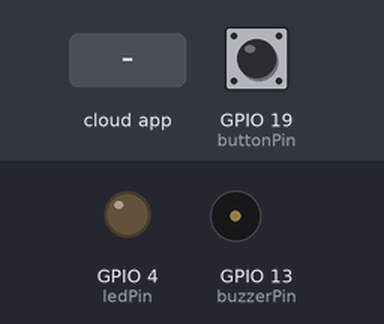
The sketch below on a simulated ESP32. Parts: output pins drawn as LEDs (lit = HIGH), buzzer (waves = sounding). The inputs (shaded band) are chosen by the test bench; at power-on: GPIO 19 (buttonPin) HIGH. WiFi joins after 1.5 s; servers stay silent unless stated; no MQTT or app messages arrive unless stated; what the sketch prints to the serial monitor is not drawn.

Above: at 2.7 s.
2.8 s: GPIO 19 (buttonPin) pulled LOW for 0.15 s
5.9 s: the phone or cloud app sets fire-detected to 0
At 6.7 s:
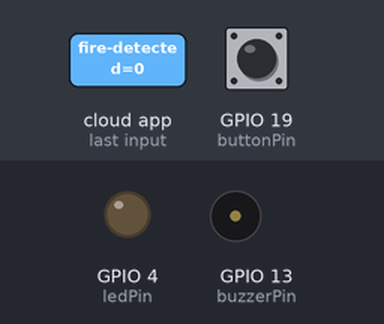
8.9 s: the phone or cloud app sets fire-detected to 1
At 14.6 s:
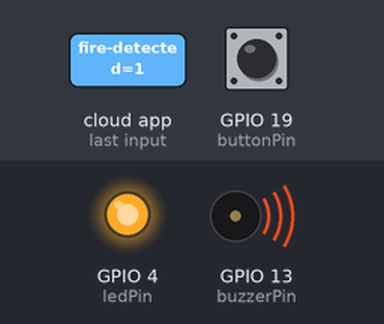
14.9 s: the phone or cloud app sets alarm-state to 0
Timing chart, 0 to 17.4 s (numbered marks = the images above; inputs shaded):
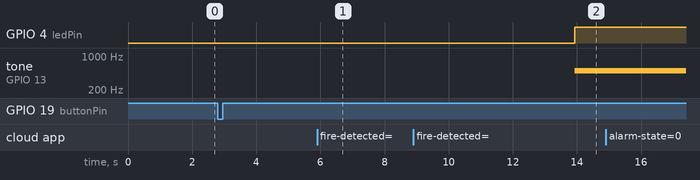

Measured:
- after the input at 2.8 s, every drawn part: stays the same
- after the input at 5.9 s, GPIO 4 (ledPin): stays LOW (without the input it goes to HIGH after 0.68 s); tone on GPIO 13 (buzzerPin): stays silent (without the input it goes to 500 Hz after 0.68 s)
- after the input at 8.9 s, GPIO 4 (ledPin): LOW → HIGH after 5.0 s instead of 2.0 s; tone on GPIO 13 (buzzerPin): silent → 500 Hz after 5.0 s instead of 2.0 s

The sketch:

AlarmCard.ino
```cpp
#include <Wire.h>
#include <Adafruit_Sensor.h>
#include <WiFi.h>
#include "Adafruit_MQTT.h"
#include "Adafruit_MQTT_Client.h"
#include <driver/adc.h>

// Configuration Wi-Fi et MQTT
#define WLAN_SSID "PIXEL_A6"
#define WLAN_PASS "azerty00"
#define AIO_SERVER "io.adafruit.com"
#define AIO_SERVERPORT 1883 // Utiliser 8883 pour SSL
#define AIO_USERNAME "tonybeatini"
#define AIO_KEY "aio_bshO003qUX7C4Qkki4wguNQWpVU6"

// Client Wi-Fi et objets MQTT
WiFiClient client;
Adafruit_MQTT_Client mqtt(&client, AIO_SERVER, AIO_SERVERPORT, AIO_USERNAME, AIO_KEY);
Adafruit_MQTT_Subscribe fire_detected = Adafruit_MQTT_Subscribe(&mqtt, AIO_USERNAME "/feeds/fire-detected");
Adafruit_MQTT_Publish alarm_p = Adafruit_MQTT_Publish(&mqtt, AIO_USERNAME "/feeds/alarm-state");
Adafruit_MQTT_Subscribe alarm_r = Adafruit_MQTT_Subscribe(&mqtt, AIO_USERNAME "/feeds/alarm-state");

void MQTT_connect();

// Broches matérielles
const int buttonPin = 19;
const int ledPin = 4;
const int buzzerPin = 13;

// Variables d'état
bool press = false;
bool alert = false;

void setup() {
  Serial.begin(9600);

  // Configuration des broches en entrée/sortie et interruption
  pinMode(buttonPin, INPUT);
  pinMode(ledPin, OUTPUT);
  pinMode(buzzerPin, OUTPUT);
  attachInterrupt(digitalPinToInterrupt(buttonPin), buttonInterrupt, FALLING);

  // Connexion Wi-Fi
  WiFi.begin(WLAN_SSID, WLAN_PASS);
  while (WiFi.status() != WL_CONNECTED) {
    delay(500);
    Serial.print(".");
  }
  Serial.println();
  Serial.println("Wi-Fi connecté");
  Serial.println("Adresse IP : ");
  Serial.println(WiFi.localIP());

  // Abonnement aux sujets MQTT
  mqtt.subscribe(&fire_detected);
  mqtt.subscribe(&alarm_r);
}

void loop() {
  // Fonction pour gérer la connexion MQTT
  MQTT_connect();

  // Dans le cas où nous n'avons pas encore sonné l'alerte, on passe la variable alerte a true si le bouton est appuyé
  // ou si d'après les données de l'api il y a le feu
  if (alert == false) {
    noTone(buzzerPin);
    digitalWrite(ledPin, LOW);
    Serial.println("ALERT = FALSE");
    Serial.println("Étape 1");

    if (press == true) {
      alert = true;
      press = false;
    } else {
      Serial.println("Étape 2");
      Adafruit_MQTT_Subscribe *subscription;
      while ((subscription = mqtt.readSubscription(5000))) {
        Serial.print("Étape 2.1");
        if (subscription == &fire_detected) {
          Serial.print("Étape 2.2");
          if (String((char *)fire_detected.lastread) == String("1")) {
            Serial.print("INCENDIE DÉTECTÉ !");
            alert = true;
          }
        }
      }
    }

    // Déclenchement de l'arlarme en fonction de la variable alert
    if (alert) {
      Serial.println("Étape 3");
      tone(buzzerPin, 500);
      digitalWrite(ledPin, HIGH);
      Serial.println("ALARME DÉCLENCHEÉ");
    } else {
      Serial.println("Étape 4");
      Serial.println("AUCUN DANGER DÉTECTÉ");
    }
  }
  // Si l'alarme est active, on envoie l'info à l'API et on vérifie en permanance si la variable
  // alarm_r est à 0 (bouton éteindre alarme enclenché côté API)
  else {
    Serial.println("ALERT = TRUE");

    // Publication d'un état d'alarme
    if (!alarm_p.publish(1)) {
      Serial.println("Échec de la publication");
    } else {
      Serial.println("OK");
    }

    while (alert == true) {
      Serial.println("Étape 5");
      Adafruit_MQTT_Subscribe *subscription;
      while ((subscription = mqtt.readSubscription(5000))) {
        Serial.println("Lecture");
        if (subscription == &alarm_r) {
          if (String((char *)alarm_r.lastread) == String("0")) {
            Serial.print("ARRÊT DE L'ALARME !");
            alert = false;
            break;
          }
        }
      }
    }
  }
}

void buttonInterrupt() {
  press = true;
}

void MQTT_connect() {
  int8_t ret;

  // Arrête si déjà connecté.
  if (mqtt.connected()) {
    return;
  }

  Serial.print("Connexion à MQTT... ");
  uint8_t retries = 3;
  while ((ret = mqtt.connect()) != 0) {
    Serial.println("Nouvelle tentative de connexion MQTT dans 5 secondes...");
    mqtt.disconnect();
    delay(5000);
    retries--;
    if (retries == 0) {
      while (1);
    }
  }
  Serial.println("MQTT connecté !");
}
```
